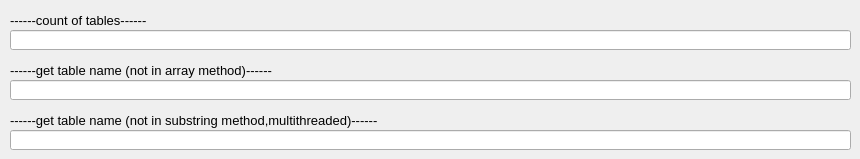
       <widget class="QWidget" name="tab_10">
        <attribute name="title">
         <string>tables</string>
        </attribute>
        <widget class="QLabel" name="label_19">
         <property name="geometry">
          <rect>
           <x>10</x>
           <y>60</y>
           <width>281</width>
           <height>20</height>
          </rect>
         </property>
         <property name="font">
          <font>
           <pointsize>10</pointsize>
          </font>
         </property>
         <property name="text">
          <string>------get table name (not in array method)------</string>
         </property>
        </widget>
        <widget class="QLineEdit" name="q_union_ms_get_tbl_name">
         <property name="geometry">
          <rect>
           <x>10</x>
           <y>80</y>
           <width>841</width>
           <height>20</height>
          </rect>
         </property>
         <property name="font">
          <font>
           <pointsize>9</pointsize>
          </font>
         </property>
         <property name="text">
          <string/>
         </property>
        </widget>
        <widget class="QLabel" name="label_20">
         <property name="geometry">
          <rect>
           <x>10</x>
           <y>110</y>
           <width>391</width>
           <height>20</height>
          </rect>
         </property>
         <property name="font">
          <font>
           <pointsize>10</pointsize>
          </font>
         </property>
         <property name="text">
          <string>------get table name (not in substring method,multithreaded)------</string>
         </property>
        </widget>
        <widget class="QLineEdit" name="q_union_ms_get_tbl_name2">
         <property name="geometry">
          <rect>
           <x>10</x>
           <y>130</y>
           <width>841</width>
           <height>20</height>
          </rect>
         </property>
         <property name="font">
          <font>
           <pointsize>9</pointsize>
          </font>
         </property>
         <property name="text">
          <string/>
         </property>
        </widget>
        <widget class="QLineEdit" name="q_union_ms_tbls_count">
         <property name="geometry">
          <rect>
           <x>10</x>
           <y>30</y>
           <width>841</width>
           <height>20</height>
          </rect>
         </property>
         <property name="font">
          <font>
           <pointsize>9</pointsize>
          </font>
         </property>
         <property name="text">
          <string/>
         </property>
        </widget>
        <widget class="QLabel" name="label_21">
         <property name="geometry">
          <rect>
           <x>10</x>
           <y>10</y>
           <width>171</width>
           <height>20</height>
          </rect>
         </property>
         <property name="font">
          <font>
           <pointsize>10</pointsize>
          </font>
         </property>
         <property name="text">
          <string>------count of tables------</string>
         </property>
        </widget>
       </widget>
